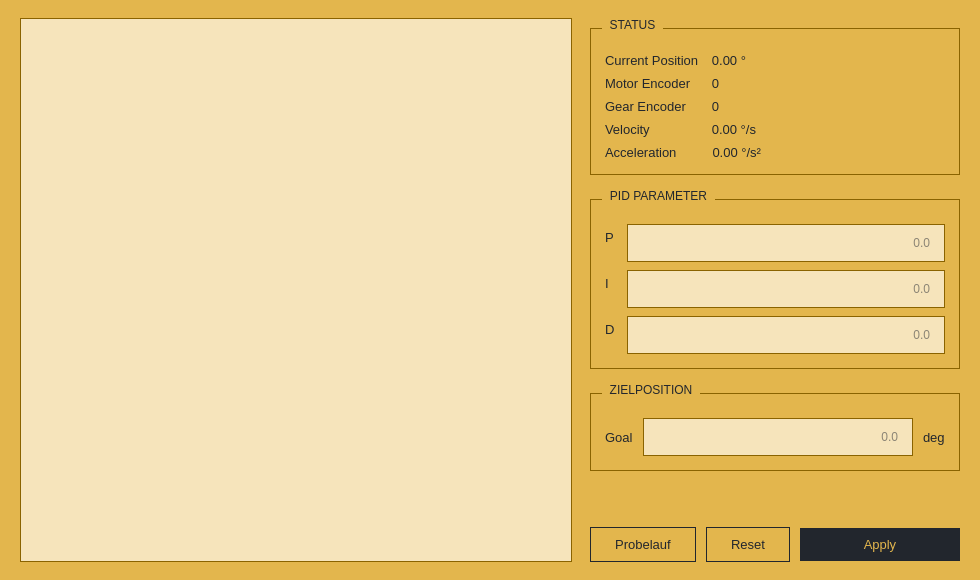
<?xml version="1.0" encoding="UTF-8"?>
<ui version="4.0">
 <class>dialog</class>
 <widget class="QDialog" name="dialog">
  <property name="geometry">
   <rect>
    <x>0</x>
    <y>0</y>
    <width>980</width>
    <height>580</height>
   </rect>
  </property>
  <property name="minimumSize">
   <size>
    <width>900</width>
    <height>540</height>
   </size>
  </property>
  <property name="windowTitle">
   <string>Motor Controller</string>
  </property>
  <property name="styleSheet">
   <string notr="true">QDialog {
    background: #E3B64D;
}

QLabel {
    color: #22262D;
    font-size: 13px;
}

QLabel[valueField=&quot;true&quot;] {
    color: #22262D;
    font-size: 13px;
    background: #F6E4BB;
    border: none;
    border-left: 2px solid #22262D;
    border-radius: 0px;
    padding: 6px 12px;
    min-width: 130px;
    min-height: 18px;
}

QGroupBox {
    color: #22262D;
    font-size: 12px;
    border: 1px solid #8A6300;
    border-radius: 0px;
    margin-top: 10px;
}

QGroupBox::title {
    subcontrol-origin: margin;
    subcontrol-position: top left;
    left: 12px;
    padding: 0px 6px;
}

QLineEdit {
    background: #F6E4BB;
    color: #22262D;
    border: 1px solid #8A6300;
    border-radius: 0px;
    padding: 8px 12px;
    min-width: 150px;
    min-height: 20px;
    selection-background-color: #22262D;
    selection-color: #F6E4BB;
}

QLineEdit:hover {
    border: 1px solid #22262D;
}

QLineEdit:focus {
    border: 1px solid #22262D;
    background: #FCF6E8;
}

QPushButton {
    background: #22262D;
    color: #E3B64D;
    border: none;
    border-radius: 0px;
    padding: 9px 24px;
    font-size: 13px;
}

QPushButton:hover {
    background: #535A66;
}

QPushButton:pressed {
    background: #000000;
}

QPushButton#resetButton, QPushButton#demoButton {
    background: transparent;
    color: #22262D;
    border: 1px solid #22262D;
}

QPushButton#resetButton:hover, QPushButton#demoButton:hover {
    background: #FCF6E8;
    border: 1px solid #22262D;
}

QGraphicsView {
    background: #F6E4BB;
    border: 1px solid #8A6300;
    border-radius: 0px;
}</string>
  </property>
  <layout class="QVBoxLayout" name="rootLayout">
   <property name="leftMargin">
    <number>20</number>
   </property>
   <property name="topMargin">
    <number>18</number>
   </property>
   <property name="rightMargin">
    <number>20</number>
   </property>
   <property name="bottomMargin">
    <number>18</number>
   </property>
   <property name="spacing">
    <number>16</number>
   </property>
   <item>
    <layout class="QHBoxLayout" name="contentLayout">
     <property name="spacing">
      <number>18</number>
     </property>
     <item>
      <widget class="PlotView" name="graphicsView">
       <property name="sizePolicy">
        <sizepolicy hsizetype="Expanding" vsizetype="Expanding">
         <horstretch>1</horstretch>
         <verstretch>0</verstretch>
        </sizepolicy>
       </property>
       <property name="minimumSize">
        <size>
         <width>420</width>
         <height>340</height>
        </size>
       </property>
       <property name="frameShape">
        <enum>QFrame::NoFrame</enum>
       </property>
      </widget>
     </item>
     <item>
      <layout class="QVBoxLayout" name="rightColumn">
       <property name="spacing">
        <number>14</number>
       </property>
       <item>
        <widget class="QGroupBox" name="statusGroup">
         <property name="minimumSize">
          <size>
           <width>370</width>
           <height>0</height>
          </size>
         </property>
         <property name="title">
          <string>STATUS</string>
         </property>
         <layout class="QFormLayout" name="statusForm">
          <property name="leftMargin"><number>14</number></property>
          <property name="topMargin"><number>24</number></property>
          <property name="rightMargin"><number>14</number></property>
          <property name="bottomMargin"><number>14</number></property>
          <property name="fieldGrowthPolicy">
           <enum>QFormLayout::ExpandingFieldsGrow</enum>
          </property>
          <property name="labelAlignment">
           <set>Qt::AlignLeading|Qt::AlignLeft|Qt::AlignVCenter</set>
          </property>
          <property name="horizontalSpacing">
           <number>12</number>
          </property>
          <property name="verticalSpacing">
           <number>8</number>
          </property>
          <item row="1" column="0">
           <widget class="QLabel" name="label_6">
            <property name="text">
             <string>Motor Encoder</string>
            </property>
           </widget>
          </item>
          <item row="1" column="1">
           <widget class="QLabel" name="valueMotorEncoder">
            <property name="textInteractionFlags">
             <set>Qt::TextSelectableByMouse</set>
            </property>
            <property name="valueField" stdset="0">
             <bool>true</bool>
            </property>
            <property name="alignment">
             <set>Qt::AlignRight|Qt::AlignTrailing|Qt::AlignVCenter</set>
            </property>
            <property name="text">
             <string>0</string>
            </property>
           </widget>
          </item>
          <item row="2" column="0">
           <widget class="QLabel" name="label_7">
            <property name="text">
             <string>Gear Encoder</string>
            </property>
           </widget>
          </item>
          <item row="2" column="1">
           <widget class="QLabel" name="valueGearEncoder">
            <property name="textInteractionFlags">
             <set>Qt::TextSelectableByMouse</set>
            </property>
            <property name="valueField" stdset="0">
             <bool>true</bool>
            </property>
            <property name="alignment">
             <set>Qt::AlignRight|Qt::AlignTrailing|Qt::AlignVCenter</set>
            </property>
            <property name="text">
             <string>0</string>
            </property>
           </widget>
          </item>
          <item row="0" column="0">
           <widget class="QLabel" name="label_8">
            <property name="text">
             <string>Current Position</string>
            </property>
           </widget>
          </item>
          <item row="0" column="1">
           <widget class="QLabel" name="valueCurrentPosition">
            <property name="textInteractionFlags">
             <set>Qt::TextSelectableByMouse</set>
            </property>
            <property name="valueField" stdset="0">
             <bool>true</bool>
            </property>
            <property name="alignment">
             <set>Qt::AlignRight|Qt::AlignTrailing|Qt::AlignVCenter</set>
            </property>
            <property name="text">
             <string>0.00 °</string>
            </property>
           </widget>
          </item>
          <item row="3" column="0">
           <widget class="QLabel" name="label_9">
            <property name="text">
             <string>Velocity</string>
            </property>
           </widget>
          </item>
          <item row="3" column="1">
           <widget class="QLabel" name="valueVelocity">
            <property name="textInteractionFlags">
             <set>Qt::TextSelectableByMouse</set>
            </property>
            <property name="valueField" stdset="0">
             <bool>true</bool>
            </property>
            <property name="alignment">
             <set>Qt::AlignRight|Qt::AlignTrailing|Qt::AlignVCenter</set>
            </property>
            <property name="text">
             <string>0.00 °/s</string>
            </property>
           </widget>
          </item>
          <item row="4" column="0">
           <widget class="QLabel" name="label_10">
            <property name="text">
             <string>Acceleration</string>
            </property>
           </widget>
          </item>
          <item row="4" column="1">
           <widget class="QLabel" name="valueAcceleration">
            <property name="textInteractionFlags">
             <set>Qt::TextSelectableByMouse</set>
            </property>
            <property name="valueField" stdset="0">
             <bool>true</bool>
            </property>
            <property name="alignment">
             <set>Qt::AlignRight|Qt::AlignTrailing|Qt::AlignVCenter</set>
            </property>
            <property name="text">
             <string>0.00 °/s²</string>
            </property>
           </widget>
          </item>
         </layout>
        </widget>
       </item>
       <item>
        <widget class="QGroupBox" name="pidGroup">
         <property name="title">
          <string>PID PARAMETER</string>
         </property>
         <layout class="QFormLayout" name="pidForm">
          <property name="leftMargin"><number>14</number></property>
          <property name="topMargin"><number>24</number></property>
          <property name="rightMargin"><number>14</number></property>
          <property name="bottomMargin"><number>14</number></property>
          <property name="fieldGrowthPolicy">
           <enum>QFormLayout::ExpandingFieldsGrow</enum>
          </property>
          <property name="labelAlignment">
           <set>Qt::AlignLeading|Qt::AlignLeft|Qt::AlignVCenter</set>
          </property>
          <property name="horizontalSpacing">
           <number>12</number>
          </property>
          <property name="verticalSpacing">
           <number>8</number>
          </property>
          <item row="0" column="0">
           <widget class="QLabel" name="label_3">
            <property name="text">
             <string>P</string>
            </property>
           </widget>
          </item>
          <item row="0" column="1">
           <widget class="QLineEdit" name="lineEdit_3">
            <property name="alignment">
             <set>Qt::AlignRight|Qt::AlignTrailing|Qt::AlignVCenter</set>
            </property>
            <property name="placeholderText">
             <string>0.0</string>
            </property>
           </widget>
          </item>
          <item row="1" column="0">
           <widget class="QLabel" name="label">
            <property name="text">
             <string>I</string>
            </property>
           </widget>
          </item>
          <item row="1" column="1">
           <widget class="QLineEdit" name="lineEdit_2">
            <property name="alignment">
             <set>Qt::AlignRight|Qt::AlignTrailing|Qt::AlignVCenter</set>
            </property>
            <property name="placeholderText">
             <string>0.0</string>
            </property>
           </widget>
          </item>
          <item row="2" column="0">
           <widget class="QLabel" name="label_2">
            <property name="text">
             <string>D</string>
            </property>
           </widget>
          </item>
          <item row="2" column="1">
           <widget class="QLineEdit" name="lineEdit">
            <property name="alignment">
             <set>Qt::AlignRight|Qt::AlignTrailing|Qt::AlignVCenter</set>
            </property>
            <property name="placeholderText">
             <string>0.0</string>
            </property>
           </widget>
          </item>
         </layout>
        </widget>
       </item>
       <item>
        <widget class="QGroupBox" name="targetGroup">
         <property name="title">
          <string>ZIELPOSITION</string>
         </property>
         <layout class="QHBoxLayout" name="targetLayout">
          <property name="leftMargin"><number>14</number></property>
          <property name="topMargin"><number>24</number></property>
          <property name="rightMargin"><number>14</number></property>
          <property name="bottomMargin"><number>14</number></property>
          <property name="spacing">
           <number>10</number>
          </property>
          <item>
           <widget class="QLabel" name="label_4">
            <property name="text">
             <string>Goal</string>
            </property>
           </widget>
          </item>
          <item>
           <widget class="QLineEdit" name="lineEdit_4">
            <property name="alignment">
             <set>Qt::AlignRight|Qt::AlignTrailing|Qt::AlignVCenter</set>
            </property>
            <property name="placeholderText">
             <string>0.0</string>
            </property>
           </widget>
          </item>
          <item>
           <widget class="QLabel" name="label_5">
            <property name="text">
             <string>deg</string>
            </property>
           </widget>
          </item>
         </layout>
        </widget>
       </item>
       <item>
        <spacer name="rightStretch">
         <property name="orientation">
          <enum>Qt::Vertical</enum>
         </property>
         <property name="sizeType">
          <enum>QSizePolicy::Expanding</enum>
         </property>
         <property name="sizeHint" stdset="0">
          <size>
           <width>20</width>
           <height>20</height>
          </size>
         </property>
        </spacer>
       </item>
       <item>
        <layout class="QHBoxLayout" name="buttonRow">
         <property name="spacing">
          <number>10</number>
         </property>
         <item>
          <widget class="QPushButton" name="demoButton">
           <property name="cursor">
            <cursorShape>PointingHandCursor</cursorShape>
           </property>
           <property name="text">
            <string>Probelauf</string>
           </property>
          </widget>
         </item>
         <item>
          <widget class="QPushButton" name="resetButton">
           <property name="cursor">
            <cursorShape>PointingHandCursor</cursorShape>
           </property>
           <property name="text">
            <string>Reset</string>
           </property>
          </widget>
         </item>
         <item>
          <widget class="QPushButton" name="pushButton">
           <property name="sizePolicy">
            <sizepolicy hsizetype="Expanding" vsizetype="Fixed">
             <horstretch>1</horstretch>
             <verstretch>0</verstretch>
            </sizepolicy>
           </property>
           <property name="cursor">
            <cursorShape>PointingHandCursor</cursorShape>
           </property>
           <property name="default">
            <bool>true</bool>
           </property>
           <property name="text">
            <string>Apply</string>
           </property>
          </widget>
         </item>
        </layout>
       </item>
      </layout>
     </item>
    </layout>
   </item>
  </layout>
 </widget>
 <customwidgets>
  <customwidget>
   <class>PlotView</class>
   <extends>QGraphicsView</extends>
   <header>plotview.h</header>
  </customwidget>
 </customwidgets>
 <resources/>
 <connections/>
</ui>
